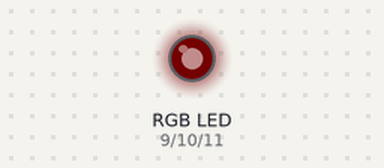
Recording of a sketch running on a simulated Arduino Uno, built with avr-gcc and run on an emulated ATmega328P. On the bench: an RGB LED mixed from three pins (HIGH = lit). Dim RGB values are drawn brighter than linear; random numbers use the default seed unless the sketch sets one.

Above: at 0.12 s.
At 0.99 s:
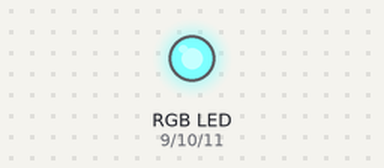
At 3.66 s:
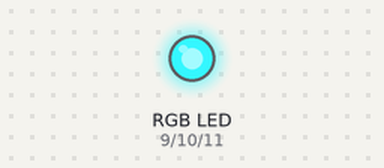
At 6.87 s:
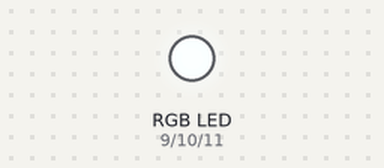
At 9.72 s:
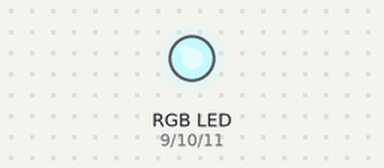
At 11.06 s:
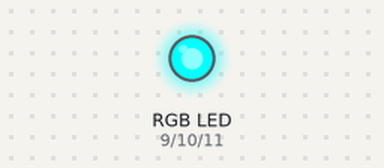
Timing chart, 0 to 11.0 s (numbered marks = the images above):
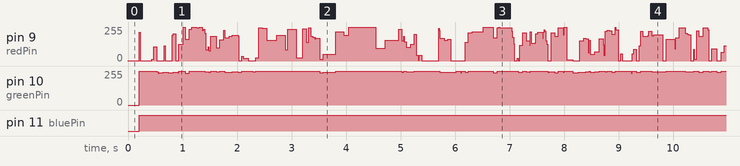

Measured:
- by itself, pin 11 (bluePin): LOW → HIGH at 0.20 s

The sketch:

flicker_flame_2012.ino
```cpp
// (licence header left out)
// connections from arduino to RGB amplifier:
// pin 9 to input/R (red wire)
// pin 10 to input/G (green wire)
// pin 11 to input/B (blue wire)
// pin 5V to input/V+ (white wire)

// connections from lights to RGB amplifier
// red to output/R
// green to output/G
// blue to output/B
// black to output/V+

// connect RGB amplifier to 12V supply (where it says power + - )

// connect arduino to 12V supply


int redPin = 9;
int greenPin = 10;
int bluePin = 11;


int normalize(int intensity)
{
  if(intensity < 0)
  {
    intensity = 0;
  }
  else if (intensity > 255)
  {
    intensity = 255;
  }

  return intensity;
}

//
// 0 - off. 255 = full on
//
void setPin(int pinNumber, int intensity)
{
  intensity = normalize((65536L - (long)intensity * (long)intensity) / 256);

  analogWrite(pinNumber, intensity);
}


void setup()
{
pinMode(redPin, OUTPUT);
pinMode(greenPin, OUTPUT);
pinMode(bluePin, OUTPUT);

}

/*
int redLength = 400;
int yellowLength = 200;
int
int randomRed() {
  return random(128);
}

int randomGreen
*/

unsigned long nextYellowOn = 0;
unsigned long nextYellowOff = 0;
unsigned long nextRed = 0;
unsigned long nextWhiteOn = 0;
unsigned long whiteLength = 200;
int red = 0;
int yellow = 0;
int white = 0;
unsigned long lastMillis = -1;

void loop() {

  int timeNow = millis();
  if(lastMillis > timeNow)
  {
    nextYellowOn = 0;
    nextYellowOff = 0;
    nextRed = 0;
    red = 0;
    yellow = 0;
  }

  lastMillis = timeNow;

  if(nextRed < timeNow)
  {
    nextRed = timeNow + random(300);
    red = random(256);
  }

  if(nextYellowOn < timeNow)
  {
    nextYellowOn = timeNow + random(100);
    yellow = random(127);

    if(nextYellowOff == 0)
    {
      nextYellowOff = timeNow + random(2000);
    }
  }

  if(nextYellowOff < timeNow)
  {
    yellow = 0;
    nextYellowOn = timeNow + random(1000);
    nextYellowOff = 0;
  }

  if((nextWhiteOn + whiteLength) < timeNow)
  {
    white = 0;
    nextWhiteOn = timeNow + random(5000);
  }
  else if(nextWhiteOn < timeNow)
  {
    white = random(256);
  }

  int actualRed = normalize(red + yellow + white);
  int actualGreen = normalize(yellow / 2 + white / 3);
  int actualBlue = white / 4;

  setPin(redPin, actualRed);
  setPin(greenPin, actualGreen);
  setPin(bluePin, actualBlue);

}
```
